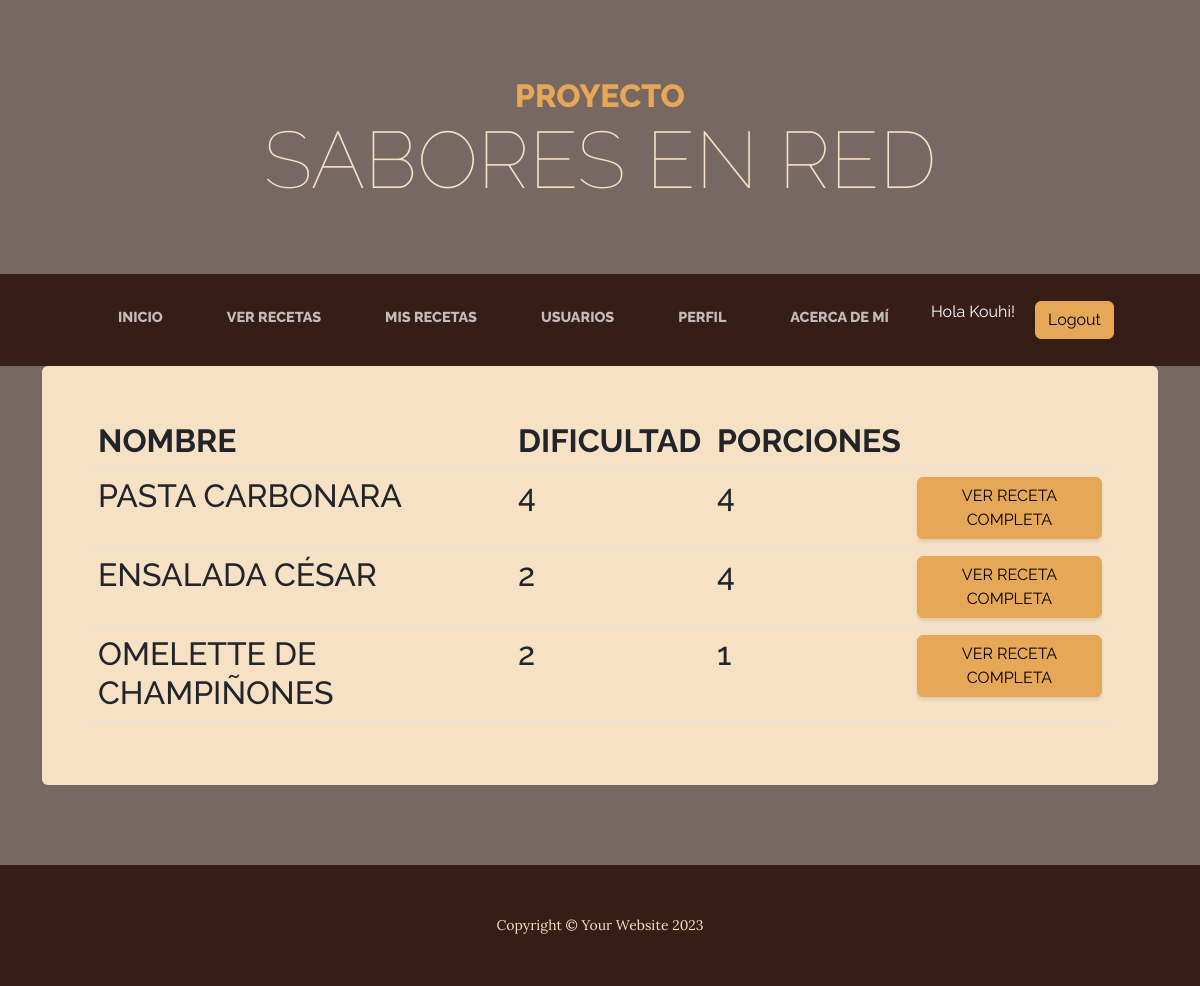
Page /aplicacion/usuarios/1/recetas/ (signed in) on the committed database.
### aplicacion/models.py (models this page shows, shortened)
class Recetas(models.Model):
    nombre = models.CharField(max_length=60)
    dificultad = models.IntegerField()
    porciones = models.IntegerField()
    ingredientes = models.CharField(max_length=1500)
    procedimiento = models.CharField(max_length=1500)
    usuario = models.ForeignKey(User, on_delete=models.CASCADE, default=1)
    imagen = models.ImageField(upload_to='comida/', blank=True, null=True)

### aplicacion/views.py (the view)
# urls.py: path('usuarios/<int:usuario_id>/recetas/', views.ver_recetas_usuario, name='ver_recetas_usuario'),
def ver_recetas_usuario(request, usuario_id):
    usuario = get_object_or_404(User, pk=usuario_id)
    recetas_usuario = Recetas.objects.filter(usuario=usuario)
    return render(request, 'aplicacion/ver_recetas_usuario.html', {'usuario': usuario, 'recetas_usuario': recetas_usuario})

### aplicacion/templates/aplicacion/ver_recetas_usuario.html (shortened to what this page needs)
{% extends 'aplicacion/home2.html' %}
{% block contenido %}
<head>
</head>
<body>
{% if recetas_usuario %}
    <table class="table">
        <thead>
            <tr>
                <th>Nombre</th>
                <th>Dificultad</th>
                <th>Porciones</th>
                <th></th>
            </tr>
        </thead>
        <tbody>
            {% for receta in recetas_usuario %}
            <tr>
                <td>{{ receta.nombre }}</td>
                <td>{{ receta.dificultad }}</td>
                <td>{{ receta.porciones }}</td>
                <td><a href="{% url 'mostrar_receta' receta_id=receta.id %}" class="btn btn-primary">Ver Receta Completa</a></td>
            </tr>
            {% endfor %}
        </tbody>
    </table>
{% else %}
    <p>No se encontraron recetas creadas por {{ usuario.username }}</p>
{% endif %}
</body>
{% endblock contenido %}

### aplicacion/templates/aplicacion/home2.html (shortened to what this page needs)
<!DOCTYPE html>
<html lang="en">
    {% load static %}
    <head>
        <link href="{% static 'css/styles.css' %}" rel="stylesheet" />
        <link rel="stylesheet" href="https://cdnjs.cloudflare.com/ajax/libs/font-awesome/6.4.0/css/all.min.css">
    </head>
    <body>
        <header>
            <h1 class="site-heading text-center text-faded d-none d-lg-block">
                <span class="site-heading-upper text-primary mb-3">Proyecto</span>
                <span class="site-heading-lower">Sabores en Red</span>
            </h1>
        </header>
        <nav class="navbar navbar-expand-lg navbar-dark py-lg-4" id="mainNav">
            <div class="container">
                <div class="collapse navbar-collapse" id="navbarSupportedContent">
                    <ul class="navbar-nav mx-auto">
                        {% if user.is_authenticated %}
                            <li class="nav-item px-lg-4"><a class="nav-link text-uppercase" href="{% url 'bienvenido' %}">Inicio</a></li>
                            <li class="nav-item px-lg-4"><a class="nav-link text-uppercase" href="{% url 'ver_recetas' %}">Ver Recetas</a></li>
                            <li class="nav-item px-lg-4"><a class="nav-link text-uppercase" href="{% url 'mis_recetas' %}">Mis Recetas</a></li>
                            <li class="nav-item px-lg-4"><a class="nav-link text-uppercase" href="{% url 'usuario_list' %}">Usuarios</a></li>
                            <li class="nav-item px-lg-4"><a class="nav-link text-uppercase" href="{% url 'edit_perfil' %}">Perfil</a></li>
                            <li class="nav-item px-lg-4"><a class="nav-link text-uppercase" href="{% url 'about_me' %}">Acerca de mí</a></li>
                            <div class="navbar-nav ml-auto" style="display: flex; align-items: center;">
                                <p style="color: white; margin-left: 10px; margin-right: 10px;">Hola {{ user.username }}!</p>
                                <a class="btn btn-primary logout-link" href="{% url 'logout' %}" style="margin-left: 10px;">Logout</a>
                            </div>
                    </ul>
                </div>
            </div>
        </nav>
        <section class="page-section about-heading">
            <div class="container">
                <div class="about-heading-content">
                    <div class="row">
                        <div class="col-xl-20 col-lg-20 mx-auto">
                            <div class="bg-faded rounded p-5">
                                <h2 class="section-heading mb-1">
                                    {% block contenido %}
                                    {% endblock contenido %}
                                {% endif %}
                                </h2>
                            </div>
                        </div>
                    </div>
                </div>
            </div>
        </section>
        <footer class="footer text-faded text-center py-5">
            <div class="container"><p class="m-0 small">Copyright &copy; Your Website 2023</p></div>
        </footer>
    </body>
</html>

### rows in the picture
Recetas: nombre "PASTA CARBONARA", dificultad "4", porciones "4"
Recetas: nombre "ENSALADA CÉSAR", dificultad "2", porciones "4"
Recetas: nombre "OMELETTE DE CHAMPIÑONES", dificultad "2", porciones "1"

### other values in the picture
{{ user.username }} "Kouhi"
